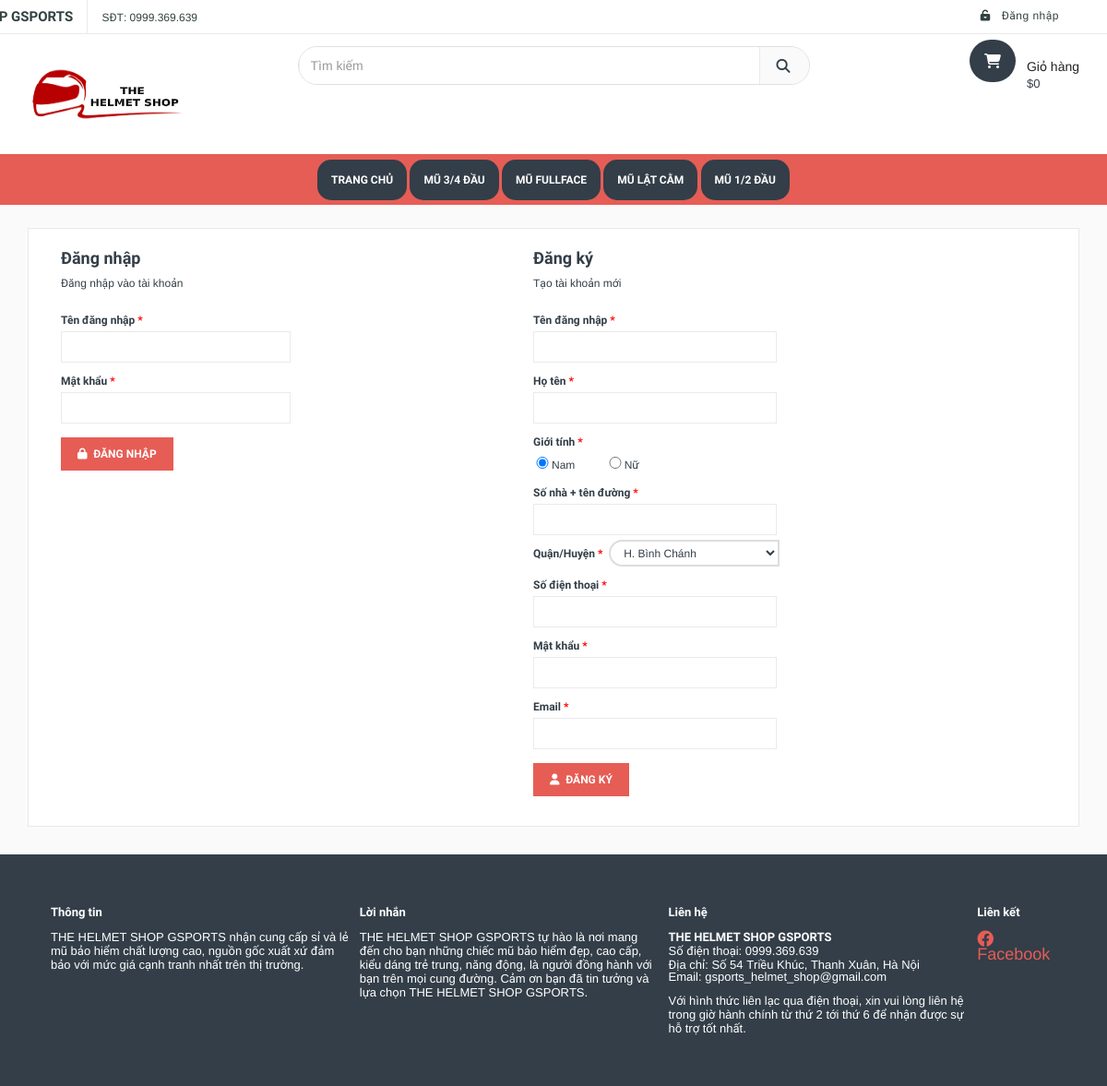
The app's page /signup.php with its own data.
### tables this page shows
CREATE TABLE `categories` (
  `cate_code` varchar(20) NOT NULL,
  `name` varchar(100) NOT NULL,
  `status` int(1) NOT NULL COMMENT '0: chưa xóa, 1: đã xóa'
);

### controller/Controller.php (called while the page is built, shortened)
<?php
require_once "model/BaseModel.php";
class Controller{
    function loadView($view, $data = [], $title = 'Trang chủ'){
        $model = new BaseModel;
        $menu = $model->selectMenu();
        include_once 'view/layout.view.php';
    }
}
?>

### controller/SignUpController.php (called while the page is built)
<?php
require_once 'Controller.php';
class SignUpController extends Controller {
    function getSingin(){
        $this->loadView('login');
    }
}

### signup.php (called while the page is built, shortened)
<?php
require_once 'controller/SignUpController.php';
$c = new SignUpController;
return $c->getSingin();
?>

### model/DBConnect.php (called while the page is built, shortened)
<?php
class DBConnect{
    private $db = NULL;
    function __construct($dbName = 'helmet_shop',$user = 'root', $password=''){
        try{
            $this->db = new PDO('mysql:host=127.0.0.1:3306;dbname=helmet_shop','root','');
            $this->db->exec('SET NAMES UTF8');
        }
        catch(PDOException $e){
            echo "Lỗi: ".$e->getMessage();
            die;
        }
    }
    function setStatement($sql,$value = []){
        $stmt = $this->db->prepare($sql);
        return $stmt;
    }
    function loadMoreRows($sql,$value=[]){
        $stmt = $this->setStatement($sql,$value);
        $check = $stmt->execute();
        if($check){
            return $stmt->fetchAll(PDO::FETCH_OBJ);
        }
        return false;
    }
}
?>

### model/BaseModel.php (called while the page is built)
<?php
require_once 'DBConnect.php';
class BaseModel extends DBConnect{
    function selectMenu(){
        $sql = "SELECT *
        FROM categories c
        WHERE c.status = '0'
        AND c.cate_code IN( SELECT p.cate_code FROM products p)";
        return $this->loadMoreRows($sql);
    }
}
?>

### model/DetailModel.php (called while the page is built, shortened)
<?php
include_once 'DBConnect.php';
class DetailModel extends DBConnect{
	function getDistricts() {
		$sql = "SELECT * FROM district";
		return $this->loadMoreRows($sql);
	}
}
?>

### view/login.view.php (the view, shortened to what this page needs)
<?php
include_once 'model/DetailModel.php';
$d=new DetailModel;
$districts=$d->getDistricts();
?>
<section class="main-container col1-layout">
    <div class="main container">
        <div class="page-content">
            <div class="account-login">
                <div class="box-authentication">
                    <div class="container-fluid">
                        <h4>Đăng nhập</h4>
                        <p class="before-login-text">Đăng nhập vào tài khoản</p>
                        <label for="emmail_login">Tên đăng nhập<span class="required">*</span></label>
                        <input id="emmail_login" class="form-control" name="email" minlength="4" maxlength="50">
                        <label for="password_login">Mật khẩu<span class="required">*</span></label>
                        <input id="password_login" type="password" class="form-control" name="pass" minlength="6"
                            maxlength="10">
                        <button class="button" id='btnDangNhap' value="login" name="login"><i
                                class="fa fa-lock"></i>&nbsp; <span>Đăng nhập</span></button>
                    </div>
                </div>
                <div class="box-authentication">
                    <h4>Đăng ký</h4>
                    <p>Tạo tài khoản mới</p>
                    <label for="user_name_register">Tên đăng nhập<span class="required">*</span></label>
                    <input id="user_name_register" type="text" class="form-control" name="user_name_regis" minlength="4"
                        maxlength="50">
                    <label for="fullname_register">Họ tên<span class="required">*</span></label>
                    <input id="fullname_register" type="text" class="form-control" name="fullname_regis" minlength="5"
                        maxlength="20">
                    <label for="gender_register">Giới tính<span class="required">*</span></label><br>
                    <input type="radio" name="gender" value="Nam" checked style="width:20px;">Nam
                    <input type="radio" name="gender" value="Nữ" style="width:20px;margin-left:30px;">Nữ<br>
                    <label for="address_register">Số nhà + tên đường<span class="required">*</span></label>
                    <input id="address_register" type="text" class="form-control" name="address_regis" minlength="5"
                        maxlength="50">
                    <label for="district_register">Quận/Huyện<span class="required">*</span></label>&nbsp;
                    <select id='district_register' name='district_regis'>
                        <?php foreach($districts as $d) { ?>
                        <option value='<?=$d->district_code?>'><?=$d->name?></option>
                        <?php } ?>
                    </select>
                    <br />
                    <label for="phone_register">Số điện thoại<span class="required">*</span></label>
                    <input id="phone_register" type="text" class="form-control" name="phone_regis" minlength="10"
                        maxlength="10">
                    <label for="pass_register">Mật khẩu<span class="required">*</span></label>
                    <input id="pass_register" type="password" class="form-control" name="pass_regis" minlength="6"
                        maxlength="10">
                    <label for="email_register">Email<span class="required">*</span></label>
                    <input id="email_register" type="email" class="form-control" name="email_regis" minlength="10"
                        maxlength="50">
                    <button class="button" id='btnDangKy'><i class="fa fa-user"></i>&nbsp; <span>Đăng ký</span></button>
                </div>
            </div>
        </div>
</section>

### view/layout.view.php (shortened to what this page needs)
<head>
  <?php include_once('view\common.php'); ?>
</head>
<body class="shop_grid_page">
  <div id="page">
    <header>
      <div class="header-container">
        <div class="header-top">
          <div class="container">
            <div class="row">
              <div class="col-lg-4 col-sm-4 hidden-xs">
                <div class="welcome-msg"><?=SHOP_NAME?></div>
                <span class="phone hidden-sm">SĐT: <?=SHOP_PHONE?></span>
              </div>
              <div class="headerlinkmenu col-lg-8 col-md-7 col-sm-8 col-xs-12">
                <div class="links">
                <?php if(isset($_SESSION['name'])){?>
                  <div class="myaccount">
                    <a title="Tài khoản" href="account.php">
                      <i class="fa fa-user"></i>
                      <span class="hidden-xs"><?php echo $_SESSION['name'];?></span>
                    </a>
                  </div>
				  <div class="myorders">
                    <a title="Theo dõi đơn hàng" href="my-orders.php">
                      <i class="fa fa-location-arrow"></i>
                      <span class="hidden-xs">Đơn hàng</span>
                    </a>
                  </div>
                  <div class="logout">
                    <a href="logout.php">
                      <i class="fa fa-unlock-alt"></i>
                      <span class="hidden-xs">Đăng xuất</span>
                    </a>
                  </div>
                <?php }else{?>
                  <div class="login">
                    <a href="login.html">
                      <i class="fa fa-unlock-alt"></i>
                      <span class="hidden-xs">Đăng nhập</span>
                    </a>
                  </div>
                <?php }?>
                </div>
              </div>
            </div>
          </div>
        </div>
        <div class="container">
          <div class="row">
            <div class="col-sm-3 col-md-3 col-xs-12">
              <div class="logo">
                <a title="e-commerce" href="index.html">
                  <img alt="responsive theme logo" src="public/source/images/logohelmet.jpg" style="width:170px;height:70px;">
                </a>
              </div>
            </div>
            <div class="col-xs-9 col-sm-6 col-md-6">
              <div class="top-search">
                <div id="search">
                  <form action="search.html">
                    <div class="input-group">
                      <input type="text" class="form-control" placeholder="Tìm kiếm" name="keyword">
                      <button class="btn-search" type="submit">
                        <i class="fa fa-search"></i>
                      </button>
                    </div>
                  </form>
                </div>
              </div>
            </div>
            <div class="col-lg-3 col-xs-3 top-cart">
              <div class="top-cart-contain">
                <div class="mini-cart">
                  <div class="basket dropdown-toggle">
                    <a href="shopping-cart.php">
                      <div class="cart-icon">
                        <i class="fa fa-shopping-cart"></i>
                      </div>
                      <div class="shoppingcart-inner hidden-xs" id="shoppingcart-inner">
                        <span class="cart-title">Giỏ hàng</span>
                        <span class="cart-total" id="cart-total">
                          <?php
                          if(isset($_SESSION['cart'])){
                            echo $_SESSION['cart']->totalQtity;
                            echo " item(s) - $";
                            echo number_format($_SESSION['cart']->promtPrice, PRICE_DECIMALS);
                          }else{
                            echo "$0";
                          }
                          ?>
                        </span>
                      </div>
                    </a>
                  </div>
                </div>
              </div>
            </div>
          </div>
        </div>
      </div>
    </header>
    <nav style="background:#e65d55;height:55px;">
      <div class="container">
        <div class="row">
          <div style="text-align:center;">
            <a class='navbtn' href="index.html">Trang Chủ</a>
            <?php foreach($menu as $m):?>
            <a class='navbtn' href="type.php?type=<?=$m->cate_code?>"><?=$m->name?></a>
            <?php endforeach ?>
          </div>
        </div>
      </div>
    </nav>
    <?php include_once "$view.view.php" ;?>
    <footer>
      <div id='footer-info'>
        <table>
            <tr>
                <td width='28%'>
                    <b>Thông tin</b><br/>
                    <br />
                    <?=SHOP_NAME?> nhận cung cấp sỉ và lẻ mũ bảo hiểm chất lượng cao, nguồn gốc xuất xứ đảm bảo với mức giá cạnh tranh nhất trên thị trường.
                </td>
                <td width='28%'>
                    <b>Lời nhắn</b><br/>
                    <br />
                    <?=SHOP_NAME?> tự hào là nơi mang đến cho bạn những chiếc mũ bảo hiểm đẹp, cao cấp, kiểu dáng trẻ trung, năng động, là người đồng hành với bạn trên mọi cung đường. Cảm ơn bạn đã tin tưởng và lựa chọn <?=SHOP_NAME?>.
                </td>
                <td width='28%'>
                    <b>Liên hệ</b><br/>
                    <br />
                    <b><?=SHOP_NAME?></b><br/>
                    Số điện thoại: <?=SHOP_PHONE?><br/>
                    Địa chỉ: <?=SHOP_ADDRESS?><br/>
                    Email: <?=SHOP_EMAIL?><br/>
                    <br/>
                    Với hình thức liên lạc qua điện thoại, xin vui lòng liên hệ trong giờ hành chính từ thứ 2 tới thứ 6 để nhận được sự hỗ trợ tốt nhất.
                </td>
                <td width='7%'>
                    <b>Liên kết</b><br />
                    <br/>
                    <a style='color:#e65d55; font-size: 18px' href='https://www.facebook.com/hangbtm002?mibextid=ZbWKwL' target='_blank'>
                    <i class="fa-brands fa-facebook"></i>
                    Facebook</a>
                    <br/>
                </td>
            </tr>
        </table>
      </div>
    </footer>
  </div>
</body>
</html>

### view/layout.view.php (style rules this page uses)
.top-search { margin-top:0;margin-bottom:-4px }
.header-container { background:#fff }
button.button { background:#e65d55;border:2px #e65d55 solid }
#footer-info { display:block;background:#333e48;width:100%;padding:50px;text-align:center;font-size:13px; }
#footer-info table { width:100%; }
#footer-info table td { color:#fff;padding:5px; }

### records on screen
categories: name "MŨ 3/4 ĐẦU"
categories: name "MŨ FULLFACE"
categories: name "MŨ LẬT CẰM"
categories: name "MŨ 1/2 ĐẦU"

### other values on screen
SHOP_PHONE "0999.369.639"
SHOP_NAME "THE HELMET SHOP GSPORTS"
SHOP_ADDRESS "Số 54 Triều Khúc, Thanh Xuân, Hà Nội"
SHOP_EMAIL "gsports_helmet_shop@gmail.com"
form field district_regis "H. Bình Chánh"
